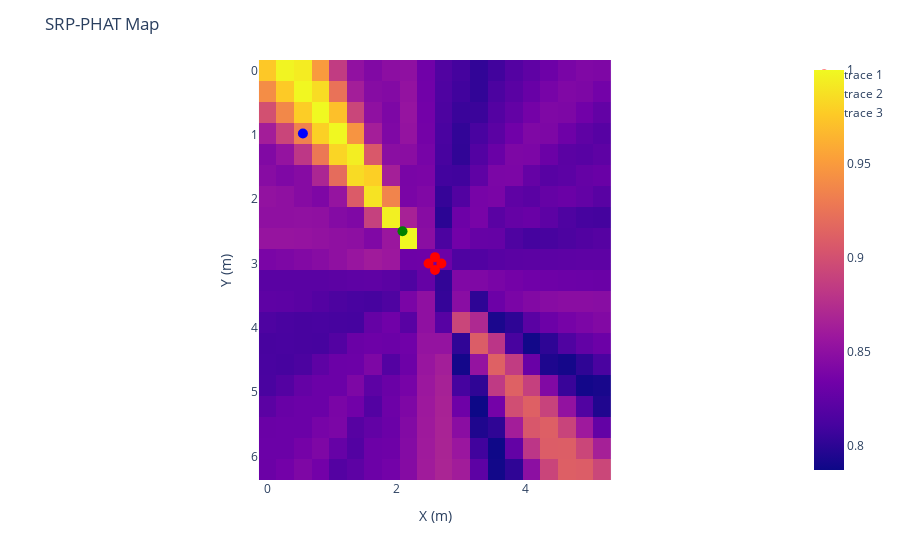

The notebook cell this image was saved under:
### Code cell
dists_from_mics = np.linalg.norm(grid[:, None] - mic_pos, axis=2)
tau = dists_from_mics / 343.0

nfft = 512
hoplength = 256
stft_main_speaker_room_noisy_white = librosa.stft(main_speaker_room_noisy_white, n_fft=nfft, hop_length=hoplength)


stft_sig = stft_main_speaker_room_noisy_white
H = stft_sig.transpose(1,0,2)  @ stft_sig.transpose(1,2,0).conj() / stft_sig.shape[2]
val,vec = np.linalg.eigh(H)
noise_space = vec[:,:,1:]
omega_f =  fs * np.arange(nfft // 2 + 1) / nfft
steering_vec = np.exp(-1j * 2 * np.pi * omega_f * tau[:, :, None])
Pmu = []
for f in range(nfft // 2 + 1):
    Pmu_f = (np.abs(steering_vec[:,:,f].conj() @ noise_space[f])**2).sum(-1)
    Pmu.append(Pmu_f)
Pmu = np.array(Pmu)

spec = Pmu.mean(0)
best_pos = spec.argmax()
print(f"Estimated Source Position: {grid[best_pos]}")
spec_map = spec.reshape(20, 20)
spec_map = spec_map / spec_map.max()

fig = px.imshow(spec_map, x=np.linspace(0, room_dim[0], 20), y=np.linspace(0, room_dim[1], 20))
#  add the microphones
fig.add_trace(go.Scatter(x=mic_pos[:, 0], y=mic_pos[:, 1], mode='markers', marker=dict(size=10, color='red')))
# add the estimated source position
fig.add_trace(go.Scatter(x=[grid[best_pos][0]], y=[grid[best_pos][1]], mode='markers', marker=dict(size=10, color='blue')))
fig.add_trace(go.Scatter(x=[speaker_pos[0]], y=[speaker_pos[1]], mode='markers', marker=dict(size=10, color='green')))
fig.update_layout(title='SRP-PHAT Map',
                  xaxis_title='X (m)',
                  yaxis_title='Y (m)')
fig.show()

### Figure 1 — Plotly figure (JSON) as saved in the notebook; plotly's stock layout.template omitted (floating-point values rounded to 4 significant figures; data arrays with more than 128 entries replaced by an {"elided": "..."} marker saying what was removed)
{"data": [{"coloraxis": "coloraxis", "hovertemplate": "x: %{x}<br>y: %{y}<br>color: %{z}<extra></extra>", "name": "0", "type": "heatmap", "x": [0, 0.2737, 0.5474, 0.8211, 1.095, 1.368, 1.642, 1.916, 2.189, 2.463, 2.737, 3.011, 3.284, 3.558, 3.832, 4.105, 4.379, 4.653, 4.926, 5.2], "xaxis": "x", "y": [0, 0.3263, 0.6526, 0.9789, 1.305, 1.632, 1.958, 2.284, 2.611, 2.937, 3.263, 3.589, 3.916, 4.242, 4.568, 4.895, 5.221, 5.547, 5.874, 6.2], "yaxis": "y", "z": {"elided": "20x20 float values"}}, {"marker": {"color": "red", "size": 10}, "mode": "markers", "type": "scatter", "x": [2.5, 2.7, 2.6, 2.6], "y": [3, 3, 2.9, 3.1]}, {"marker": {"color": "blue", "size": 10}, "mode": "markers", "type": "scatter", "x": [0.5474], "y": [0.9789]}, {"marker": {"color": "green", "size": 10}, "mode": "markers", "type": "scatter", "x": [2.095], "y": [2.498]}], "layout": {"coloraxis": {"colorscale": [[0, "#0d0887"], [0.1111, "#46039f"], [0.2222, "#7201a8"], [0.3333, "#9c179e"], [0.4444, "#bd3786"], [0.5556, "#d8576b"], [0.6667, "#ed7953"], [0.7778, "#fb9f3a"], [0.8889, "#fdca26"], [1, "#f0f921"]]}, "margin": {"t": 60}, "title": {"text": "SRP-PHAT Map"}, "xaxis": {"anchor": "y", "constrain": "domain", "domain": [0, 1], "scaleanchor": "y", "title": {"text": "X (m)"}}, "yaxis": {"anchor": "x", "autorange": "reversed", "constrain": "domain", "domain": [0, 1], "title": {"text": "Y (m)"}}}}
